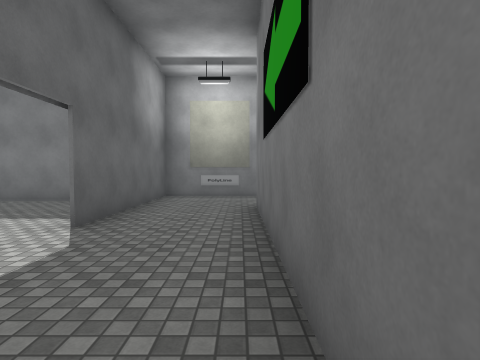
view 1 (above)

16 first-person views from a walk through a 3-D level made in the Unity game engine. The camera is 1.5 m above the floor, tilts 2° down and sees 80° across. The floor is counted in squares, 2 m on a side. Each view is taken from the middle of a square. On the plan, view 1 faces up. The plan holds only what a view shows up to about 10 squares ahead; the rest is blank. The place goes on beyond the plan. The player is left out. Some surface patterns are stand-ins.

view 2
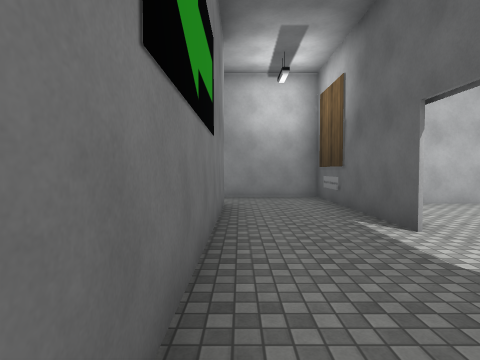

view 3
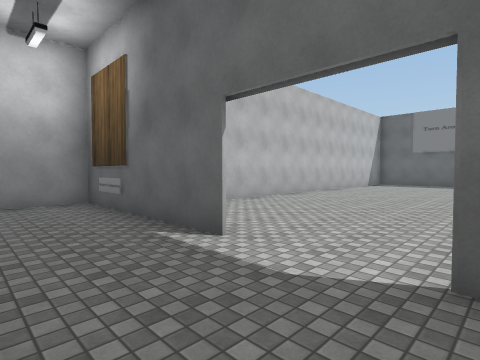

view 4
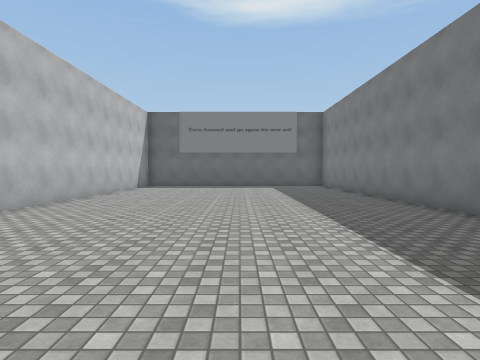

view 5
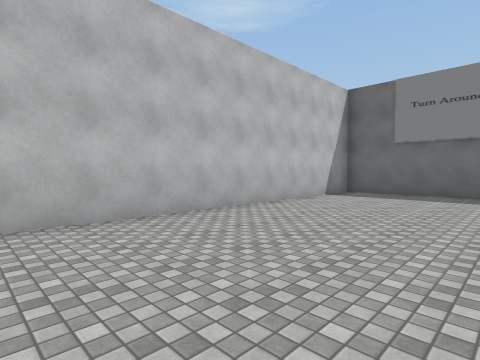

view 6
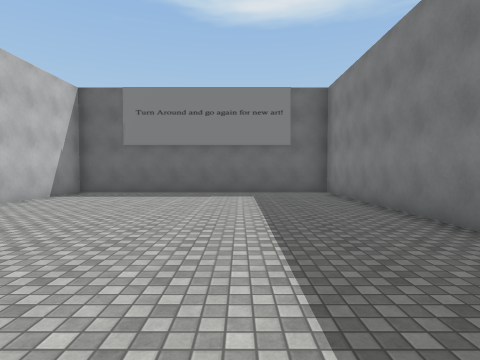

view 7
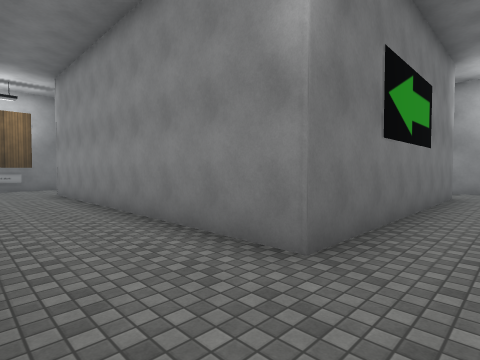

view 8
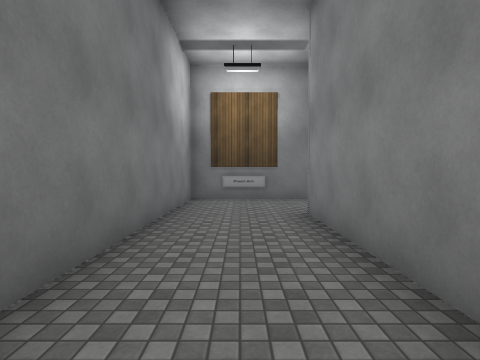

view 9
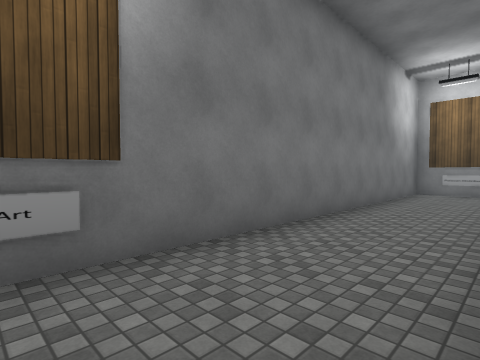

view 10
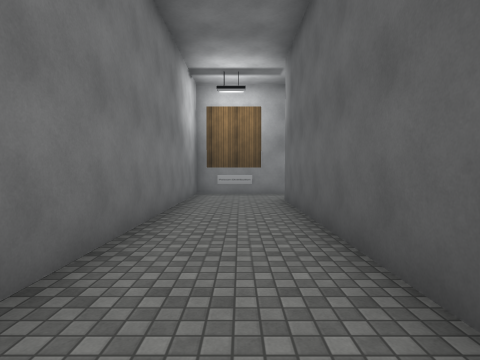

view 11
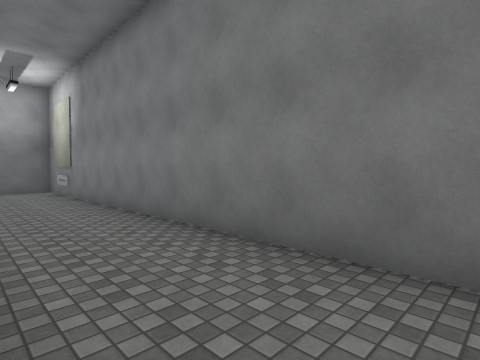

view 12
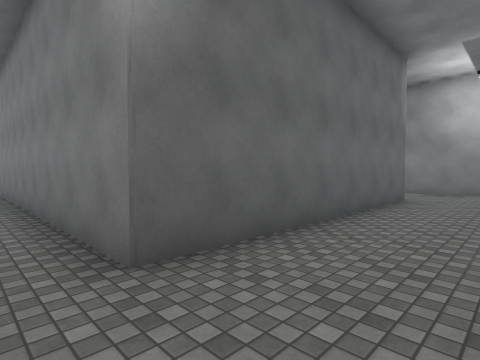

view 13
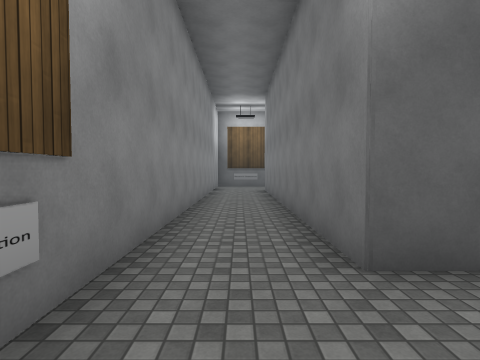

view 14
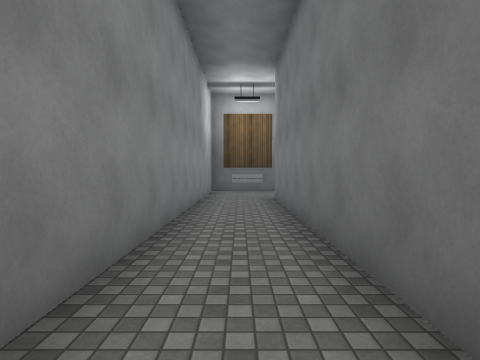

view 15
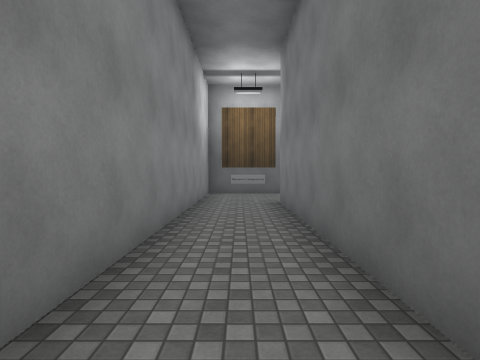

view 16
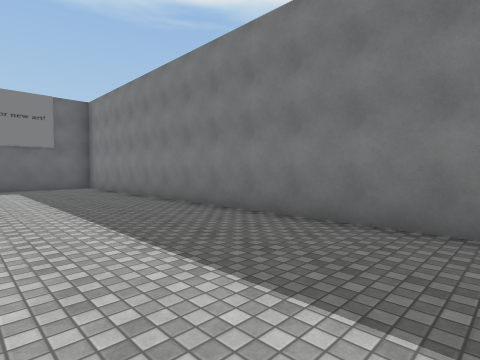

### Floor plan
Points are (right, up) in squares from view 1. A wall is a line through its corners. A room is listed if a view was taken in it or the views show most of it. See-through windows are left out.
Room 1 (views 1, 2, 3, 4)
walls: (-2.1, 1.6) (-2.1, -3) (0.4, -3); (0.3, -1.1) (0.3, 5.8); (-2.1, 5.6) (-2.1, 3.6)
ways out: opening at (-2, 2.5) to room 2; opening at (-0.5, 4.5) to room 3; opening at (0, -2) to room 3
Room 2 (views 5, 6, 16)
walls: (-3.2, 6.9) (-15.5, 6.9) (-15.5, -1.3) (-4, -1.3)
ways out: opening at (-2, 2.5) to room 1
Room 3 (views 7, 8, 9, 10, 11, 12, 13, 14, 15)
walls: (0.3, 5.8) (8.9, 5.8) (8.9, -1.1) (0.3, -1.1); (0.4, -3) (11.4, -3) (11.4, 8.3) (-2.1, 8.3) (-2.1, 5.6)
ways out: opening at (-0.5, 4.5) to room 1; opening at (0, -2) to room 1

Where each view was taken, in squares from view 1:
view 1: 0 up, 0 right, facing up
view 2: 5 up, 0 right, facing down
view 3: 4 up, 0 right, facing down-left
view 4: 3 up, 2 left, facing left
view 5: 3 up, 6 left, facing down-left
view 6: 4 up, 6 left, facing left
view 7: 8 up, 1 left, facing down-right
view 8: 7 up, 4 right, facing right
view 9: 7 up, 9 right, facing down-right
view 10: 6 up, 10 right, facing down
view 11: 6 up, 9 right, facing up-left
view 12: 2 down, 11 right, facing up-left
view 13: 2 down, 11 right, facing left
view 14: 2 down, 8 right, facing left
view 15: 2 down, 7 right, facing left
view 16: 3 up, 3 left, facing up-left
